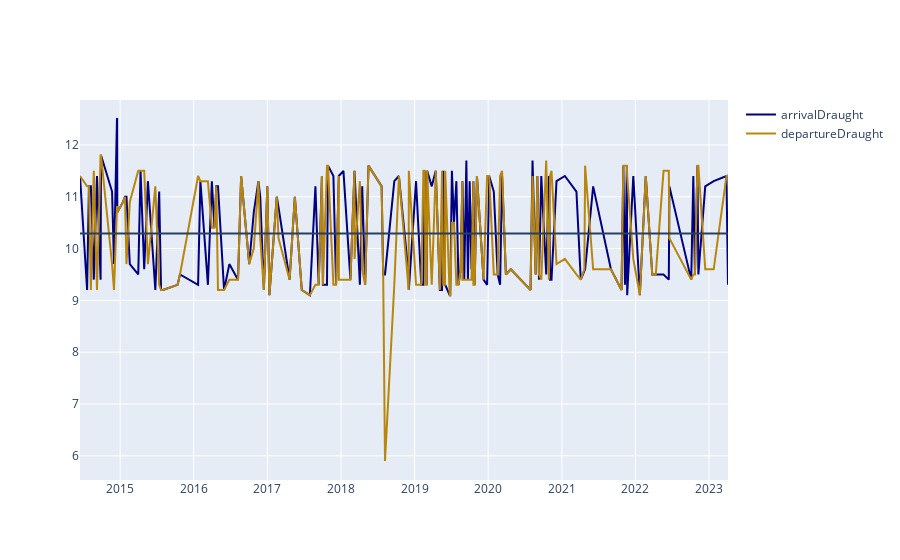

Notebook source saved alongside this figure:
### Markdown cell above
#### Analyse utilisation de la moyenne

### Code cell
arr = go.Scatter(
    x=navire_calls["arrivalDate"],
    y=navire_calls["arrivalDraught"],
    mode='lines',
    marker=dict(color='navy'),
    name = 'arrivalDraught'
)
dep = go.Scatter(
    x=navire_calls["arrivalDate"],
    y=navire_calls["departureDraught"],
    mode='lines',
    marker=dict(color='darkgoldenrod'),
    name = 'departureDraught'
)
fig_draught = go.Figure().add_traces(data=[arr, dep])
fig_draught.add_hline(y=navire_calls["arrivalDraught"].mean())
fig_draught.update_layout(template='plotly')
fig_draught

### Figure 1 — Plotly figure (JSON) as saved in the notebook; plotly's stock layout.template omitted (floating-point values rounded to 4 significant figures; data arrays with more than 128 entries replaced by an {"elided": "..."} marker saying what was removed)
{"data": [{"marker": {"color": "navy"}, "mode": "lines", "name": "arrivalDraught", "x": {"elided": "301 str values"}, "y": {"elided": "301 float values"}, "type": "scatter"}, {"marker": {"color": "darkgoldenrod"}, "mode": "lines", "name": "departureDraught", "x": {"elided": "301 str values"}, "y": {"elided": "301 float values"}, "type": "scatter"}], "layout": {"shapes": [{"type": "line", "x0": 0, "x1": 1, "xref": "x domain", "y0": 10.29, "y1": 10.29, "yref": "y"}]}}
